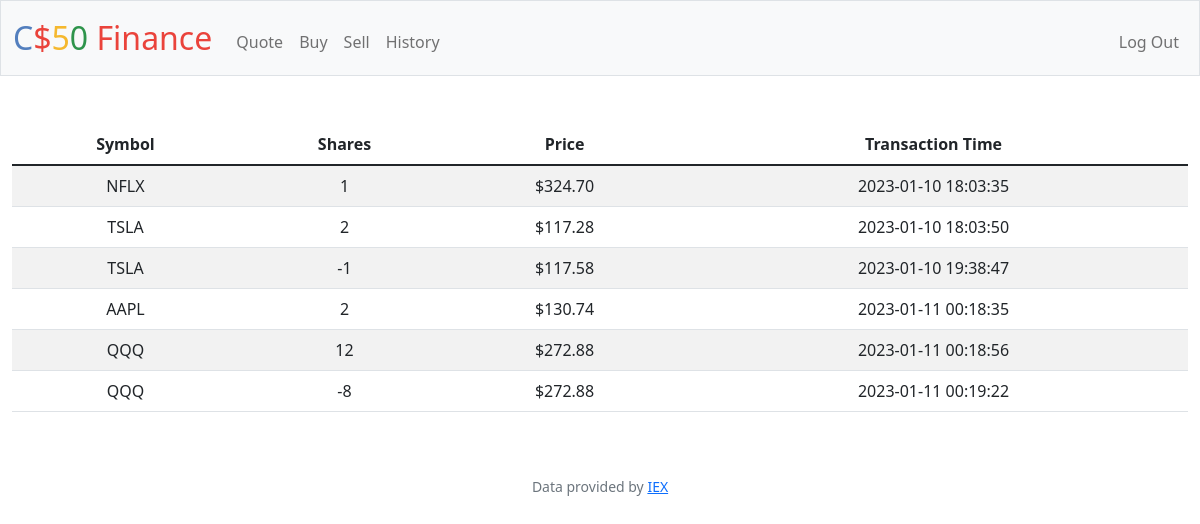
Screenshot of /history (signed in) with the database file from the repository.
### tables this page shows
CREATE TABLE transactions (
    id INTEGER PRIMARY KEY AUTOINCREMENT,
    user_id INTEGER NOT NULL,
    name TEXT NOT NULL,
    shares INTEGER NOT NULL,
    price NUMERIC NOT NULL,
    type TEXT NOT NULL,
    symbol TEXT NOT NULL,
    time TIMESTAMP DEFAULT CURRENT_TIMESTAMP,
    FOREIGN KEY(user_id) REFERENCES users(id)
    );

### app.py (the view)
@app.route("/history")
@login_required
def history():
    user_id = session["user_id"]
    trans_history = db.execute("SELECT symbol, price, shares, type, time FROM transactions WHERE user_id = ?", user_id)
    return render_template("history.html", trans_history=trans_history, usd=usd)

### app.py (called while the page is built)
@app.after_request
def after_request(response):
    response.headers["Cache-Control"] = "no-cache, no-store, must-revalidate"
    response.headers["Expires"] = 0
    response.headers["Pragma"] = "no-cache"
    return response

### helpers.py (called while the page is built)
def login_required(f):
    @wraps(f)
    def decorated_function(*args, **kwargs):
        if session.get("user_id") is None:
            return redirect("/login")
        return f(*args, **kwargs)
    return decorated_function

def usd(value):
    return f"${value:,.2f}"

### templates/history.html (shortened to what this page needs)
{% extends "layout.html" %}
{% block main %}
    <table class="table table-striped">
        <thead>
            <tr>
                <th>Symbol</th>
                <th>Shares</th>
                <th>Price</th>
                <th>Transaction Time</th>
            </tr>
        </thead>
        <tbody>
            {% for trans in trans_history %}
            <tr>
                <td>{{ trans["symbol"] }}</td>
                <td>{{ trans["shares"] }}</td>
                <td>{{ usd(trans["price"]) }}</td>
                <td>{{ trans["time"] }}</td>
            </tr>
            {% endfor %}
        </tbody>
    </table>
{% endblock %}

### rows the page displays
transactions: price "$324.70"
transactions: price "$117.28"
transactions: price "$117.58"
transactions: price "$130.74"
transactions: price "$272.88"
transactions: price "$272.88"
